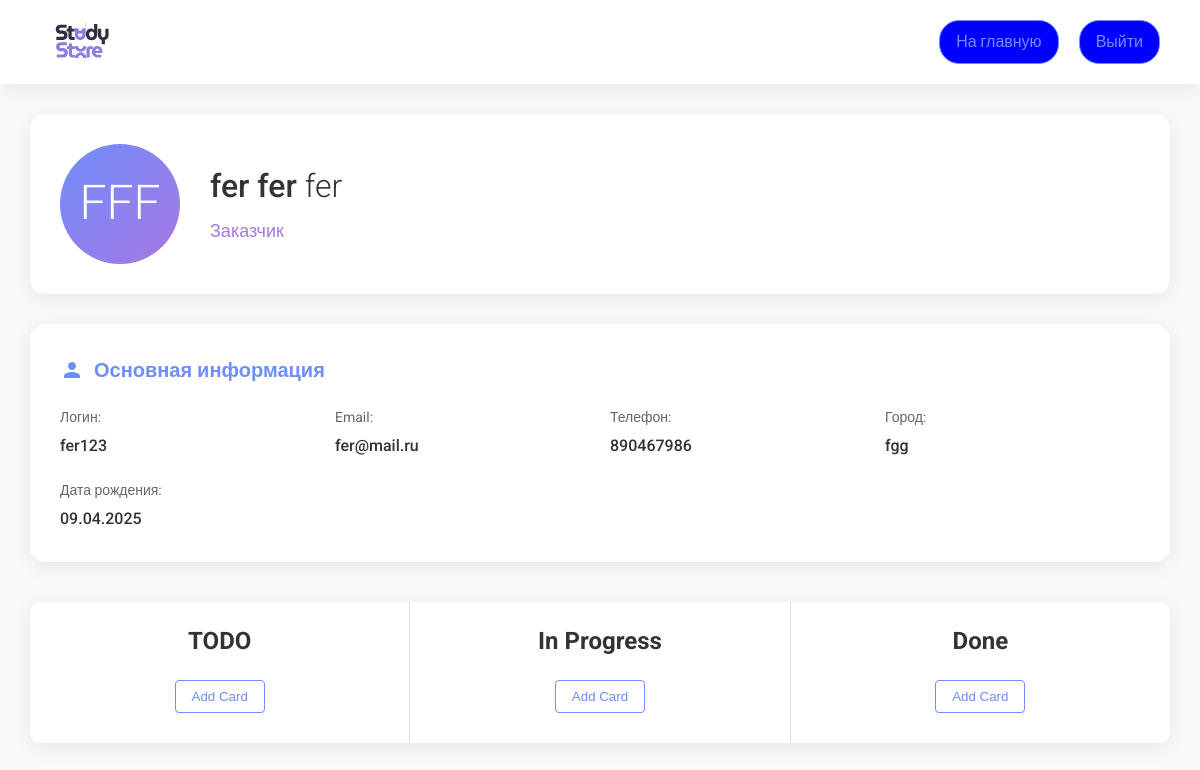
Screenshot of /profile/ (signed in) with the database file from the repository.
### app/models.py (models this page shows, shortened)
class Profile(models.Model):
    user = models.OneToOneField(User, on_delete=models.CASCADE)
    middle_name = models.CharField(max_length=100, blank=True)
    phone = models.CharField(max_length=20)
    city = models.CharField(max_length=100)
    birth_date = models.DateField()
    role = models.CharField(max_length=20, choices=[
        ('customer', 'Заказчик'),
        ('executor', 'Исполнитель'),
    ])

### app/views.py (the view)
# urls.py: path('profile/', views.profile, name='profile'),    1. Add an import:  from other_app.views import Home
@login_required
def profile(request):
    user = request.user
    try:
        user_profile = Profile.objects.get(user=user)
    except Profile.DoesNotExist:
        user_profile = None
    context = {
        'user': user,
        'profile': user_profile,
        'date_joined': user.date_joined,
    }
    return render(request, 'profile.html', context)

### app/templates/profile.html (shortened to what this page needs)
{% load static %}
<!DOCTYPE html>
<html lang="ru">
<head>
    <link rel="stylesheet" href="{% static 'css/profile.css' %}">
</head>
<body>
    <header class="profile-header">
        <img src="{% static 'images/logotype.svg' %}" alt="Study Size" class="logo">
        <div class="header-actions">
            <a href="/" class="home-link">На главную</a>
            <a href="/logout/" class="logout-btn">Выйти</a>
        </div>
    </header>
    <main class="profile-main">
        <section class="user-card animate-fade-in">
            <div class="user-avatar">
                <div class="avatar-circle"></div>
            </div>
            <div class="user-info">
                <h1 class="user-name">{{ user.last_name }} {{ user.first_name }} <span>{{ profile.middle_name|default:"" }}</span></h1>
                <p class="user-role">
                    {% if profile.role == 'customer' %}Заказчик{% else %}Исполнитель{% endif %}
                </p>
            </div>
        </section>
        <section class="profile-details animate-slide-up">
            <div class="detail-card">
                <h3><i class="icon-user"></i> Основная информация</h3>
                <div class="detail-grid">
                    <div class="detail-item">
                        <span class="detail-label">Логин:</span>
                        <span class="detail-value">{{ user.username }}</span>
                    </div>
                    <div class="detail-item">
                        <span class="detail-label">Email:</span>
                        <span class="detail-value">{{ user.email }}</span>
                    </div>
                    <div class="detail-item">
                        <span class="detail-label">Телефон:</span>
                        <span class="detail-value">{{ profile.phone }}</span>
                    </div>
                    <div class="detail-item">
                        <span class="detail-label">Город:</span>
                        <span class="detail-value">{{ profile.city }}</span>
                    </div>
                    <div class="detail-item">
                        <span class="detail-label">Дата рождения:</span>
                        <span class="detail-value">{{ profile.birth_date|date:"d.m.Y" }}</span>
                    </div>
                </div>
            </div>
        </section>
        <section class="kanban-section animate-slide-up">
            <div class="container">
                <div class="column" id="todo" ondrop="drop(event)" ondragover="allowDrop(event)">
                    <h2>TODO</h2>
                    <button onclick="addCard('todo')">Add Card</button>
                </div>
                <div class="column" id="inprogress" ondrop="drop(event)" ondragover="allowDrop(event)">
                    <h2>In Progress</h2>
                    <button onclick="addCard('inprogress')">Add Card</button>
                </div>
                <div class="column" id="done" ondrop="drop(event)" ondragover="allowDrop(event)">
                    <h2>Done</h2>
                    <button onclick="addCard('done')">Add Card</button>
                </div>
            </div>
        </section>
    </main>
</body>
</html>

### app/static/css/profile.css (style rules this page uses)
:root { --primary-color: #6e8efb; --secondary-color: #a777e3; --text-color: #333; --light-bg: #f9f9f9; --card-bg: #ffffff; --shadow: 0 4px 20px rgba(0, 0, 0, 0.08); }
* { margin: 0; padding: 0; box-sizing: border-box; }
body { font-family: 'Roboto', sans-serif; background-color: var(--light-bg); color: var(--text-color); line-height: 1.6; }
.profile-header { display: flex; justify-content: space-between; align-items: center; padding: 20px 40px; background: white; box-shadow: var(--shadow); position: relative; z-index: 10; }
.logo { height: 40px; transition: transform 0.3s ease; }
.header-actions { display: flex; gap: 20px; }
.home-link, .logout-btn { color: var(--primary-color); text-decoration: none; padding: 8px 16px; border-radius: 20px; transition: all 0.3s ease; background: blue; border: 1px solid var(--primary-color); }
.profile-main { padding: 30px; max-width: 1200px; margin: 0 auto; }
.user-card { display: flex; align-items: center; background: var(--card-bg); border-radius: 15px; padding: 30px; margin-bottom: 30px; box-shadow: var(--shadow); transition: transform 0.3s ease; }
.user-avatar { margin-right: 30px; position: relative; }
.avatar-circle { width: 120px; height: 120px; border-radius: 50%; background: linear-gradient(135deg, var(--primary-color), var(--secondary-color)); display: flex; align-items: center; justify-content: center; color: white; font-size: 48px; font-weight: 300; animation: pulse 2s infinite alternate; }
.user-name { font-size: 32px; font-weight: 500; margin-bottom: 5px; color: var(--text-color); }
.user-name span { font-weight: 300; }
.user-role { font-size: 18px; color: var(--secondary-color); font-weight: 300; }
.profile-details { margin-bottom: 40px; }
.detail-card { background: var(--card-bg); border-radius: 15px; padding: 30px; box-shadow: var(--shadow); }
.detail-card h3 { font-size: 20px; margin-bottom: 20px; color: var(--primary-color); display: flex; align-items: center; }
.icon-user { display: inline-block; width: 24px; height: 24px; margin-right: 10px; background: var(--primary-color); }
.detail-grid { display: grid; grid-template-columns: repeat(auto-fill, minmax(250px, 1fr)); gap: 20px; }
.detail-item { display: flex; flex-direction: column; }
.detail-label { font-size: 14px; color: #666; margin-bottom: 5px; }
.detail-value { font-size: 16px; font-weight: 500; }
.kanban-section { margin-top: 40px; }
.animate-fade-in { animation: fadeIn 0.8s ease-out; }
.animate-slide-up { animation: slideUp 0.8s ease-out; }
.container { display: flex; width: 100%; height: 80%; background-color: var(--card-bg); border-radius: 10px; overflow: hidden; margin-top: 20px; box-shadow: var(--shadow); }
.column { flex: 1; padding: 20px; border-right: 1px solid #ddd; overflow-y: auto; }
.column:last-child { border-right: none; }
.column h2 { text-align: center; margin-bottom: 20px; color: var(--text-color); }
button { display: block; margin: 10px auto; padding: 8px 16px; background-color: white; color: var(--primary-color); border: 1px solid var(--primary-color); border-radius: 4px; cursor: pointer; transition: all 0.3s ease; }

### rows the page displays
Profile: middle_name "fer", phone "890467986", city "fgg", birth_date "09.04.2025"

### other values shown
{{ user.last_name }} "fer"
{{ user.first_name }} "fer"
{{ user.username }} "fer123"
{{ user.email }} "fer@mail.ru"
